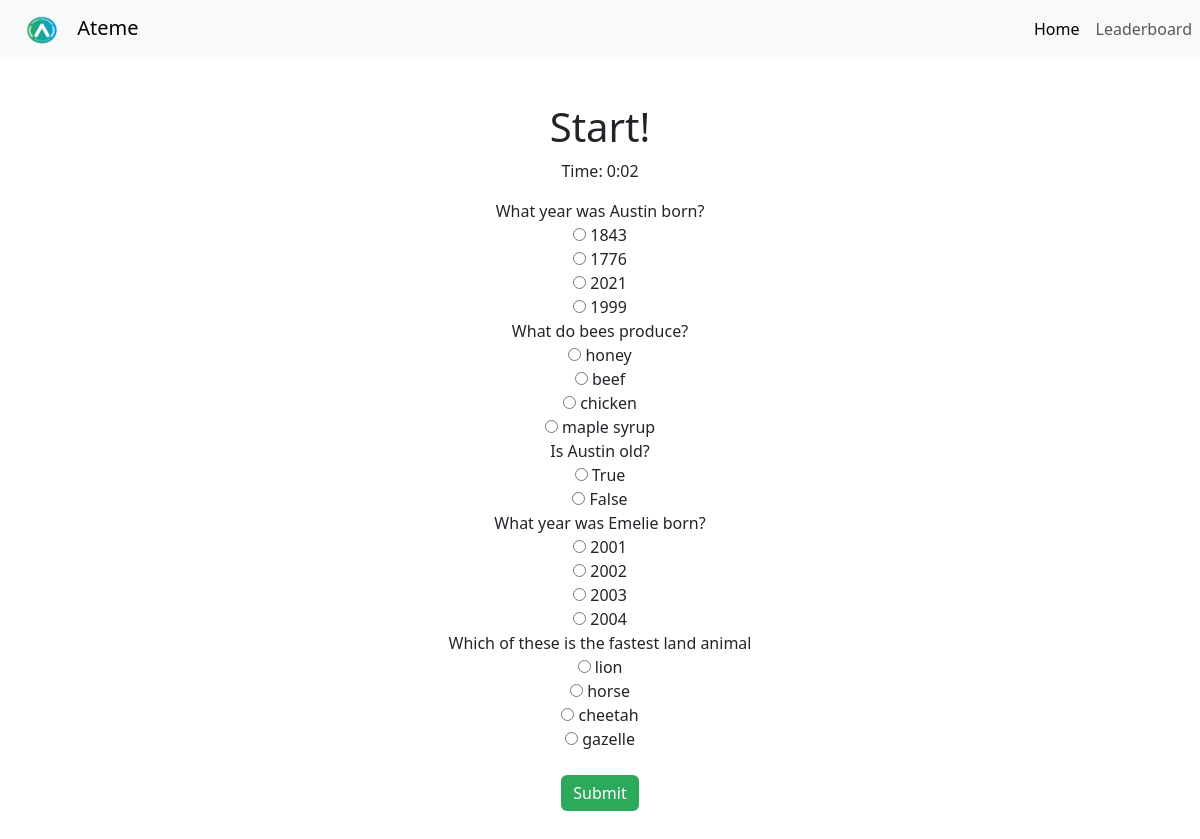
The app's page /quiz/dfsege/1 with its own data.
### app/models.py (models this page shows)
class Questions(db.Model):
    id: so.Mapped[int] = so.mapped_column(primary_key=True)
    question: so.Mapped[str] = so.mapped_column(sa.String(128))
    option1: so.Mapped[str] = so.mapped_column(sa.String(128))
    option2: so.Mapped[str] = so.mapped_column(sa.String(128))
    option3: so.Mapped[str] = so.mapped_column(sa.String(128))
    option4: so.Mapped[str] = so.mapped_column(sa.String(128))
    correct_option: so.Mapped[int] = so.mapped_column(sa.Integer)
    category: so.Mapped[int] = so.mapped_column(sa.Integer)
    def __repr__(self):
        return 'Questions {}'.format(self.question)

### app/main/routes.py (the view)
@bp.route('/quiz/<username>/<quiz_type>')
def quiz(username, quiz_type):
  form = QuizForm()
  db_questions = []
  match quiz_type:
    case '1':
      db_questions = db.session.scalars(sa.select(Questions).where(Questions.category == 1).order_by(func.random()).limit(5)).all()
    case '2':
      db_questions = db.session.scalars(sa.select(Questions).where(Questions.category == 2).order_by(func.random()).limit(5)).all()
    case '3':
      db_questions = db.session.scalars(sa.select(Questions).where(Questions.category == 3).order_by(func.random()).limit(5)).all()
  quiz_data = [{"question": question, "choices": [("a", question.option1), ("b", question.option2), ("c", question.option3), ("d", question.option4)]} for question in db_questions]
  for q in quiz_data:
    form.questions.append_entry()
  for i, q in enumerate(quiz_data):
    question_form = form.questions[i].form
    question_form.question_number.data = i
    question_form.question_text.label = q["question"]
    question_form.options.choices = q["choices"]
  return render_template('quiz.html', title='Questions', form=form, username=username, quiz_type=quiz_type)

### app/forms.py
class QuizForm(FlaskForm):
    questions = FieldList(FormField(QuestionForm), label='')

class QuestionForm(FlaskForm):
    question_number = HiddenField()
    question_text = StringField()
    options = RadioField()

### app/templates/quiz.html (shortened to what this page needs)
{% extends "base.html" %}
{% block content %}
<div class="d-flex justify-content-center align-items-center vh-100">
    <div class="text-center">
        <h1>Start!</h1>
        <p>Time: <span id="timer">0:00</span></p>
        <form id="quizForm" method="POST" action="{{ url_for('main.results', username=username, quiz_type=quiz_type) }}">
            {% for q in form.questions %}
                <div class="question-block">
                    <p>{{ (q.form.question_text.label|string)[10:] }} {{ q.form.question_number }}</p>
                    {% for subfield in q.form.options %}
                        {% if "null" not in subfield.label.text %}
                          <label>
                            {{ subfield }}
                            {{ subfield.label.text }}
                          </label><br>
                        {% endif %}
                    {% endfor %}
                </div>
        {% endfor %}
    <input type="hidden" name="time_taken" id="time_taken"><br>
    <button class="btn custom-btn"type="button" onclick="submitQuiz()">Submit</button>
    </form>
    </div>
</div>
{% endblock %}

### app/templates/base.html (shortened to what this page needs)
<!doctype html>
<html lang="en">
  <head>
    <link
        href="https://cdn.jsdelivr.net/npm/bootstrap@5.3.2/dist/css/bootstrap.min.css"
        rel="stylesheet"
>
        <link rel="stylesheet" href="{{ url_for('static', filename='styles.css') }}">
  </head>
  <body>
    <nav class="navbar navbar-expand-lg bg-body-tertiary">
        <div class= "container-fluid">
            <a class="navbar-brand" href="#">
                <img src="{{ url_for('static', filename='images/LOGO-Transparent-big.png')}}" alt="logo" width="60" height="30" class="d-inline-block align-text-top">
                Ateme
            </a>
        </div>
        <div class="collapse navbar-collapse">
            <ul class="navbar-nav me-auto mb-2 mb-lg-0">
                <li class="nav_item">
                    <a class="nav-link active" href="{{ url_for('main.index')}}">Home</a>
                </li>
                <li class="nav-item">
                    <a class="nav-link" href="{{ url_for('main.leaderboard')}}">Leaderboard</a>
                </li>
            </ul>
        </div>
    </nav>
    {% block content %}{% endblock %}
  </body>
</html>

### app/static/styles.css (style rules this page uses)
.custom-btn { background-color: #2CA95B; color: white; border: none; }
.question-block p { margin: 0; }

### records on screen
Questions: question "What year was Austin born?", label.text "1843" "1776" "2021" "1999"
Questions: question "What do bees produce?", label.text "honey" "beef" "chicken" "maple syrup"
Questions: question "Is Austin old?", label.text "True" "False"
Questions: question "What year was Emelie born?", label.text "2001" "2002" "2003" "2004"
Questions: question "Which of these is the fastest land animal", label.text "lion" "horse" "cheetah" "gazelle"
